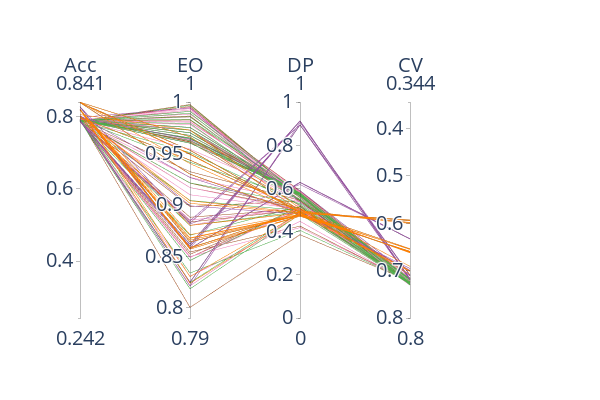

Write notebook code for a chart like this one.
### Markdown cell above
Geramos uma visualização com todos os modelos comparados (todos menos os propostos), para poupar espaço nas visualizações que serão colocadas no paper.

### Code cell
fig = go.Figure(data=
    go.Parcoords(
        line = dict(color = other_models['model_id'], 
                    colorscale = [(0.0, hist_color['Minimax']),(0.2, hist_color['Minimax']),
                        (0.2, hist_color['LogReg']),(0.4, hist_color['LogReg']),
                        (0.4, hist_color['Reweight']),(0.6, hist_color['Reweight']),
                        (0.6, hist_color['DemPar']),(0.8, hist_color['DemPar']),
                        (0.8, hist_color['EqOp']),(1.0, hist_color['EqOp'])], 
                    showscale = False, cmin = 0, cmax = 4,
                   colorbar = {'tickvals': other_models['model_id'],
                          'ticktext': other_models['Modelo'],
                              'title': 'Approach'}),
        dimensions = list([
            dict(range = [acc_min, acc_max],
                label = 'Acc', values = other_models['Acurácia']),
            dict(range = [eo_min, eo_max],
                label = 'EO', values = other_models['Igualdade de Oportunidade']),
            dict(range = [dp_min, dp_max],
                label = 'DP', values = other_models['P porcento']),
            dict(range = [cv_min, cv_max],
                label = 'CV', values = other_models['Coeficiente de variação']),
        ]), domain = {'x': (0, 3/4)}
    ), layout = dict(height=400, width=600)
)


fig.update_layout(
    plot_bgcolor = 'white',
    paper_bgcolor = 'white',
    font=dict(
        size=24
    )
)

fig.show()

### Figure 1 — Plotly figure (JSON) as saved in the notebook; plotly's stock layout.template omitted (floating-point values rounded to 4 significant figures; data arrays with more than 128 entries replaced by an {"elided": "..."} marker saying what was removed)
{"data": [{"dimensions": [{"label": "Acc", "range": [0.242, 0.841], "values": {"elided": "635 float values"}}, {"label": "EO", "range": [0.79, 1], "values": {"elided": "635 float values"}}, {"label": "DP", "range": [0, 1], "values": {"elided": "635 float values"}}, {"label": "CV", "range": [0.8, 0.344], "values": {"elided": "635 float values"}}], "domain": {"x": [0, 0.75]}, "line": {"cmax": 4, "cmin": 0, "color": {"elided": "635 int values"}, "colorbar": {"ticktext": {"elided": "635 str values"}, "tickvals": {"elided": "635 int values"}, "title": {"text": "Approach"}}, "colorscale": [[0, "#a65628"], [0.2, "#a65628"], [0.2, "#f781bf"], [0.4, "#f781bf"], [0.4, "#4daf4a"], [0.6, "#4daf4a"], [0.6, "#984ea3"], [0.8, "#984ea3"], [0.8, "#ff7f00"], [1, "#ff7f00"]], "showscale": false}, "type": "parcoords"}], "layout": {"font": {"size": 24}, "height": 400, "paper_bgcolor": "white", "plot_bgcolor": "white", "width": 600}}
